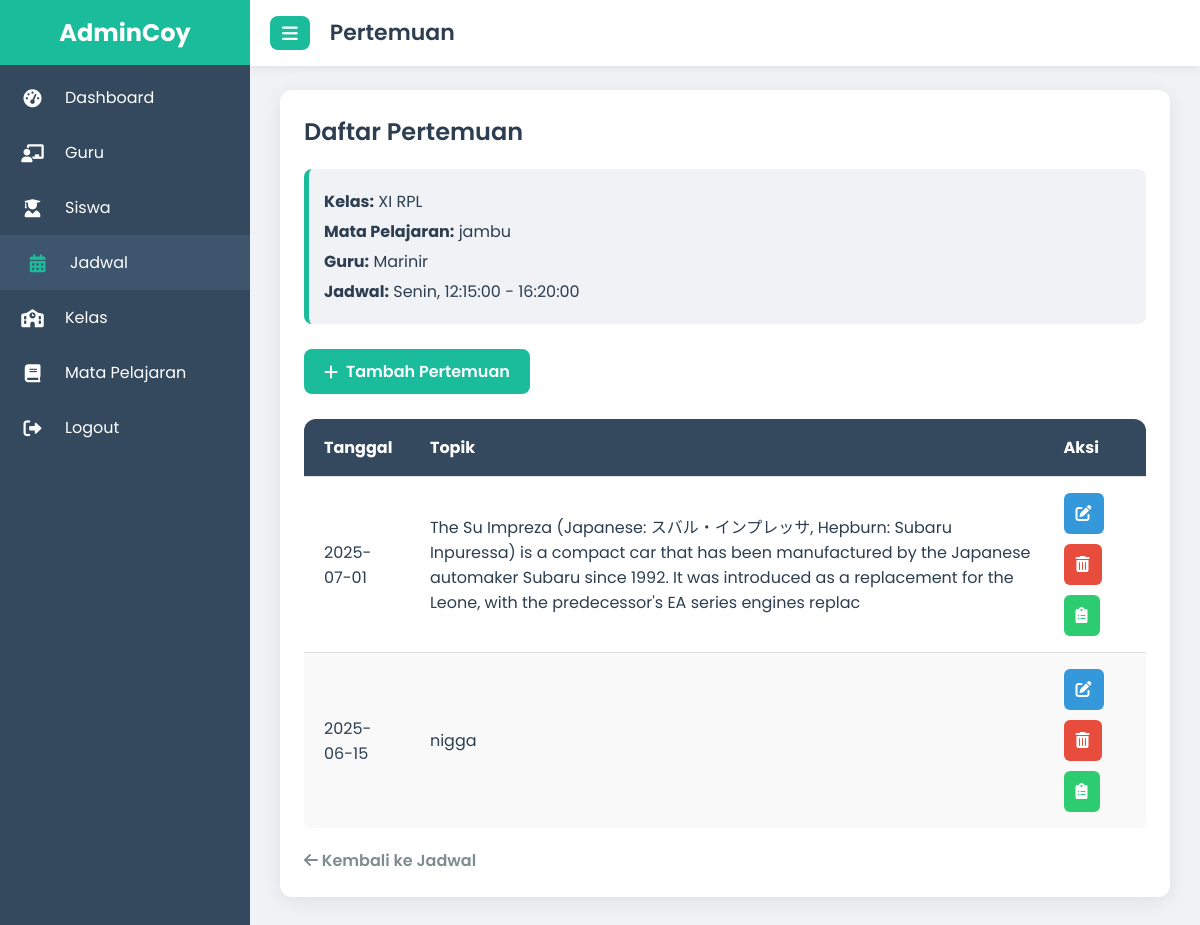
Screenshot of /admin/jadwal/pertemuan.php?id_jadwal=1 (signed in) with the database file from the repository.
### tables this page shows
CREATE TABLE `jadwal` (
  `id` int(11) NOT NULL,
  `class_id` int(11) DEFAULT NULL,
  `hari` varchar(20) DEFAULT NULL,
  `jam_mulai` time DEFAULT NULL,
  `jam_selesai` time DEFAULT NULL,
  `mata_pelajaran` varchar(100) DEFAULT NULL,
  `teacher_id` int(11) DEFAULT NULL,
  `id_mapel` int(11) DEFAULT NULL
);

CREATE TABLE `class` (
  `id` int(11) NOT NULL,
  `nama_kelas` varchar(50) NOT NULL,
  `teacher_id` int(11) NOT NULL,
  `photo` varchar(255) NOT NULL,
  `tahun_ajaran` varchar(20) NOT NULL,
  `deskripsi` text NOT NULL,
  `id_tahun_akademik` int(11) DEFAULT NULL
);

CREATE TABLE `mapel` (
  `id` int(11) NOT NULL,
  `nama_mapel` varchar(100) NOT NULL,
  `photo` varchar(255) DEFAULT NULL,
  `kurikulum` varchar(50) NOT NULL
);

CREATE TABLE `guru` (
  `id` int(11) NOT NULL,
  `nip` varchar(30) DEFAULT NULL,
  `name` varchar(100) DEFAULT NULL,
  `gender` enum('laki-laki','Perempuan') DEFAULT NULL,
  `email` varchar(100) DEFAULT NULL,
  `pass` varchar(255) DEFAULT NULL,
  `dob` date DEFAULT NULL,
  `no_hp` varchar(20) DEFAULT NULL,
  `photo` varchar(100) NOT NULL,
  `alamat` text DEFAULT NULL,
  `mapel` varchar(100) DEFAULT NULL,
  `admission_date` timestamp NOT NULL DEFAULT current_timestamp()
);

CREATE TABLE `pertemuan` (
  `id` int(11) NOT NULL,
  `id_jadwal` int(11) DEFAULT NULL,
  `tanggal` date DEFAULT NULL,
  `topik` varchar(255) DEFAULT NULL
);

### admin/jadwal/pertemuan.php (the view, shortened to what this page needs)
<?php
    require '../../koneksi.php';
    $id_jadwal = $_GET['id_jadwal'] ?? null;
    $stmt_jadwal = $pdo->prepare("
        SELECT
            jadwal.hari, jadwal.jam_mulai, jadwal.jam_selesai,
            guru.name AS nama_guru,
            mapel.nama_mapel,
            class.nama_kelas
        FROM jadwal
        JOIN guru ON jadwal.teacher_id = guru.id
        JOIN mapel ON jadwal.id_mapel = mapel.id
        JOIN class ON jadwal.class_id = class.id
        WHERE jadwal.id = ?
    ");
    $stmt_jadwal->execute([$id_jadwal]);
    $jadwal_info = $stmt_jadwal->fetch(PDO::FETCH_ASSOC);
    $stmt_pertemuan = $pdo->prepare("SELECT * FROM pertemuan WHERE id_jadwal = ? ORDER BY tanggal DESC");
    $stmt_pertemuan->execute([$id_jadwal]);
    $pertemuan = $stmt_pertemuan->fetchAll(PDO::FETCH_ASSOC);
?>
<!DOCTYPE html>
<html lang="id">
<head>
    <link href="https://cdnjs.cloudflare.com/ajax/libs/font-awesome/6.0.0-beta3/css/all.min.css" rel="stylesheet">
</head>
<body>
    <div class="sidebar" id="sidebar">
        <div class="logo">AdminCoy</div>
        <nav>
            <a href="../dashboard_admin.php">
                <i class="fas fa-tachometer-alt"></i>
                <span>Dashboard</span>
            </a>
            <a href="../guru/index.php">
                <i class="fas fa-chalkboard-teacher"></i>
                <span>Guru</span>
            </a>
            <a href="../siswa/index.php">
                <i class="fas fa-user-graduate"></i>
                <span>Siswa</span>
            </a>
            <a href="index.php" class="active">
                <i class="fas fa-calendar-alt"></i>
                <span>Jadwal</span>
            </a>
            <a href="../kelas/index.php">
                <i class="fas fa-school"></i>
                <span>Kelas</span>
            </a>
            <a href="../mapel/index.php">
                <i class="fas fa-book"></i>
                <span>Mata Pelajaran</span>
            </a>
            <a onclick="showLogoutConfirm(event)">
                <i class="fas fa-sign-out-alt"></i>
                <span>Logout</span>
            </a>
        </nav>
    </div>
    <div class="header" id="header">
        <button class="toggle-btn" onclick="toggleSidebar()">
            <i class="fas fa-bars"></i>
        </button>
        <h1>Pertemuan</h1>
    </div>
    <div class="content" id="mainContent">
        <div class="card">
            <h2>Daftar Pertemuan</h2>
            <?php if ($jadwal_info): ?>
                <div class="info-header">
                    <p><strong>Kelas:</strong> <?= htmlspecialchars($jadwal_info['nama_kelas']) ?></p>
                    <p><strong>Mata Pelajaran:</strong> <?= htmlspecialchars($jadwal_info['nama_mapel']) ?></p>
                    <p><strong>Guru:</strong> <?= htmlspecialchars($jadwal_info['nama_guru']) ?></p>
                    <p><strong>Jadwal:</strong> <?= htmlspecialchars($jadwal_info['hari']) ?>, <?= htmlspecialchars($jadwal_info['jam_mulai']) ?> - <?= htmlspecialchars($jadwal_info['jam_selesai']) ?></p>
                </div>
            <?php endif; ?>
            <a href="#" onclick="openModal()" class="add-link">
                <i class="fas fa-plus"></i> Tambah Pertemuan
            </a>
            <div class="table-container">
                <table class="schedule-table">
                    <thead>
                        <tr>
                            <th>Tanggal</th>
                            <th>Topik</th>
                            <th>Aksi</th>
                        </tr>
                    </thead>
                    <tbody>
                        <?php foreach ($pertemuan as $row): ?>
                            <tr>
                                <td><?= htmlspecialchars($row['tanggal']) ?></td>
                                <td><?= htmlspecialchars($row['topik']) ?></td>
                                <td>
                                    <div class="action-links">
                                        <a href="#" onclick="openEditModal(<?= htmlspecialchars(json_encode($row)) ?>)" class="action-link edit" title="Edit">
                                            <i class="fas fa-edit"></i>
                                        </a>
                                        <a href="#" onclick="openDeleteModal(<?= $row['id'] ?>)" class="action-link delete" title="Hapus">
                                            <i class="fas fa-trash-alt"></i>
                                        </a>
                                        <a href="../absensi/absensi.php?id_pertemuan=<?= $row['id'] ?>" class="action-link rekap" title="Rekap Absensi">
                                            <i class="fas fa-clipboard-list"></i>
                                        </a>
                                    </div>
                                </td>
                            </tr>
                        <?php endforeach; ?>
                    </tbody>
                </table>
            </div>
            <a href="index.php" class="back-link">
                <i class="fas fa-arrow-left"></i> Kembali ke Jadwal
            </a>
        </div>
    </div>
</body>
</html>

### admin/jadwal/pertemuan.php (style rules this page uses)
:root { --primary-color: #1abc9c; --secondary-color: #34495e; --background-color: #f0f2f5; --card-background: #ffffff; --text-color: #2c3e50; --light-text-color: #7f8c8d; --border-color: #e0e0e0; --shadow-color: rgba(0, 0, 0, 0.08); --sidebar-width: 250px; --sidebar-collapsed-width: 70px; }
* { box-sizing: border-box; margin: 0; padding: 0; }
body { font-family: 'Poppins', sans-serif; background-color: var(--background-color); display: flex; min-height: 100vh; color: var(--text-color); overflow-x: hidden; }
.sidebar { width: var(--sidebar-width); background-color: var(--secondary-color); position: fixed; top: 0; left: 0; height: 100%; transition: width 0.3s ease; z-index: 1000; padding-top: 70px; overflow: hidden; }
.sidebar .logo { color: #fff; font-size: 24px; font-weight: 700; text-align: center; padding: 15px 0; position: absolute; top: 0; left: 0; width: 100%; background: var(--primary-color); }
.sidebar nav a { display: flex; align-items: center; padding: 15px 20px; color: #fff; text-decoration: none; transition: background-color 0.2s ease, padding-left 0.2s ease; }
.sidebar nav a i { width: 25px; text-align: center; margin-right: 20px; font-size: 18px; }
.sidebar nav a:hover, .sidebar nav a.active { background-color: #3e566d; padding-left: 25px; }
.sidebar nav a.active i { color: var(--primary-color); }
.header { height: 65.5px; background-color: var(--card-background); box-shadow: 0 2px 10px var(--shadow-color); display: flex; align-items: center; padding: 0 20px; position: fixed; top: 0; left: var(--sidebar-width); width: calc(100% - var(--sidebar-width)); z-index: 999; transition: left 0.3s ease, width 0.3s ease; }
.header h1 { font-size: 22px; font-weight: 600; margin: 0; }
.content { flex-grow: 1; padding: 90px 30px 30px 30px; margin-left: var(--sidebar-width); transition: margin-left 0.3s ease; max-width: 100%; }
.toggle-btn { background-color: var(--primary-color); color: white; border: none; padding: 8px 12px; border-radius: 8px; cursor: pointer; font-size: 18px; display: flex; align-items: center; margin-right: 20px; transition: background-color 0.3s; }
.card { background: var(--card-background); border-radius: 12px; padding: 24px; box-shadow: 0 4px 20px var(--shadow-color); margin-bottom: 25px; max-width: 1200px; margin-left: auto; margin-right: auto; }
.card h2 { margin-bottom: 20px; font-size: 24px; font-weight: 600; color: var(--text-color); }
.add-link { display: inline-flex; align-items: center; gap: 8px; margin-bottom: 25px; padding: 10px 20px; background-color: var(--primary-color); color: white; text-decoration: none; border-radius: 8px; font-weight: 600; transition: background-color 0.3s, transform 0.2s; }
.table-container { overflow-x: auto; -webkit-overflow-scrolling: touch; }
.schedule-table { width: 100%; border-collapse: separate; border-spacing: 0; border-radius: 12px; overflow: hidden; box-shadow: 0 2px 10px rgba(0, 0, 0, 0.05); }
.schedule-table thead { background-color: var(--secondary-color); color: white; }
.schedule-table th, .schedule-table td { padding: 16px; text-align: left; border-bottom: 1px solid var(--border-color); }
.schedule-table tbody tr:last-child td { border-bottom: none; }
.schedule-table tbody tr:nth-child(even) { background-color: #f9f9f9; }
.schedule-table th:first-child, .schedule-table td:first-child { padding-left: 20px; }
.schedule-table th:last-child, .schedule-table td:last-child { padding-right: 20px; }
.action-links { display: flex; gap: 10px; flex-wrap: wrap; }
.action-link { padding: 8px 12px; border-radius: 6px; text-decoration: none; font-weight: 600; transition: background-color 0.2s, color 0.2s; }
.action-link.edit { background-color: #3498db; color: white; }
.action-link.delete { background-color: #e74c3c; color: white; }
.action-link.rekap { background-color: #2ecc71; color: white; }
.back-link { display: inline-block; margin-top: 20px; text-decoration: none; color: var(--light-text-color); font-weight: 600; }
.info-header { background: #f0f2f5; padding: 15px; border-radius: 8px; margin-bottom: 25px; border-left: 5px solid var(--primary-color); }
.info-header p { margin: 5px 0; font-size: 16px; color: var(--text-color); }

### rows the page displays
jadwal: class.nama_kelas "XI RPL", id_mapel.nama_mapel "jambu", teacher.name "Marinir", hari "Senin", jam_mulai "12:15:00", jam_selesai "16:20:00"
pertemuan: tanggal "2025-07-01", topik "The Su Impreza (Japanese: スバル・インプレッサ, Hepburn: Subaru Inpuressa) is a compact car that has been manufactured by the Japanese automaker Subaru since 1992. It was introduced as a replacement for the Leone, with the predecessor's EA series engines replac"
pertemuan: tanggal "2025-06-15", topik "nigga"
